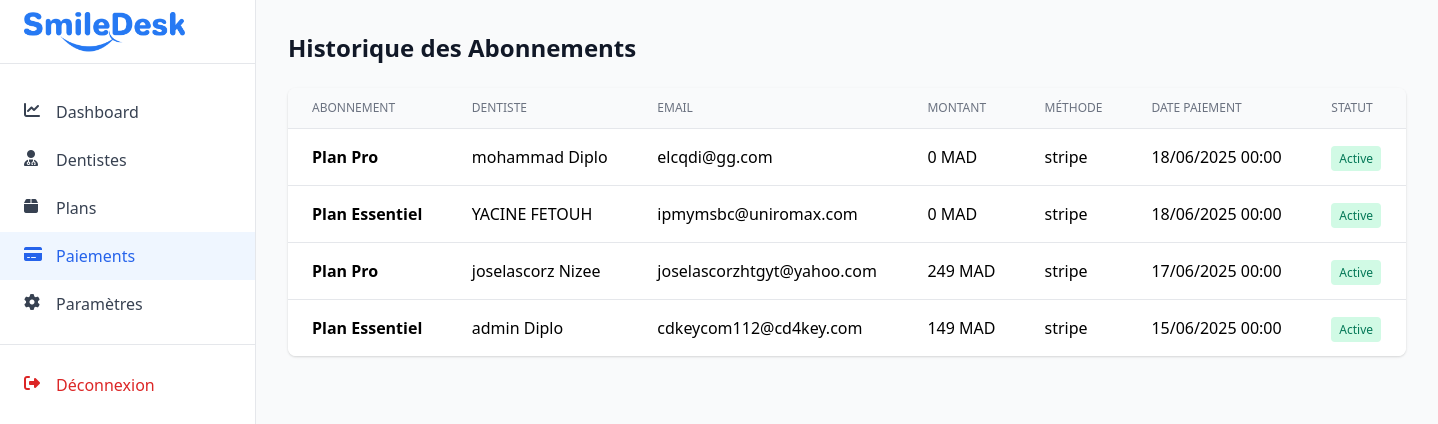
/admin/payments.php (signed in), run on the app's committed database.
### tables this page shows
CREATE TABLE `subscriptions` (
  `id` int NOT NULL,
  `user_id` int NOT NULL COMMENT 'Dentist who purchased the subscription',
  `plan_id` int NOT NULL COMMENT 'Reference to subscription plan',
  `start_date` date NOT NULL,
  `end_date` date NOT NULL,
  `status` enum('active','expired','cancelled') DEFAULT 'active',
  `payment_method` varchar(50) DEFAULT NULL,
  `transaction_id` varchar(100) DEFAULT NULL,
  `created_at` timestamp NULL DEFAULT CURRENT_TIMESTAMP,
  `updated_at` timestamp NULL DEFAULT CURRENT_TIMESTAMP ON UPDATE CURRENT_TIMESTAMP,
  `price` decimal(10,2) NOT NULL DEFAULT '0.00'
);

CREATE TABLE `subscription_plans` (
  `id` int NOT NULL,
  `name` varchar(100) NOT NULL,
  `description` text,
  `duration_months` int NOT NULL,
  `price` decimal(10,2) NOT NULL,
  `features` longtext,
  `is_active` tinyint(1) DEFAULT '1',
  `created_at` timestamp NULL DEFAULT CURRENT_TIMESTAMP
);

CREATE TABLE `users` (
  `id` int NOT NULL,
  `email` varchar(100) NOT NULL,
  `password` varchar(255) NOT NULL,
  `first_name` varchar(50) NOT NULL,
  `last_name` varchar(50) NOT NULL,
  `role` enum('admin','dentist','assistant','receptionist') NOT NULL,
  `phone` varchar(20) DEFAULT NULL,
  `address` varchar(255) DEFAULT NULL,
  `specialization` varchar(100) DEFAULT NULL,
  `license_number` varchar(50) DEFAULT NULL,
  `status` enum('active','inactive') DEFAULT 'active',
  `last_login` timestamp NULL DEFAULT NULL,
  `created_at` timestamp NULL DEFAULT CURRENT_TIMESTAMP,
  `updated_at` timestamp NULL DEFAULT CURRENT_TIMESTAMP ON UPDATE CURRENT_TIMESTAMP,
  `clinic_id` int DEFAULT NULL
);

### admin/payments.php (the view, shortened to what this page needs)
<?php
require_once '../dashboard/config/database.php';
$stmt = $pdo->query("
    SELECT
        s.id,
        sp.name AS plan_name,
        s.price AS total_amount,
        s.payment_method,
        s.start_date AS paid_date,
        u.first_name,
        u.last_name,
        u.email,
        s.status AS subscription_status
    FROM subscriptions s
    JOIN users u ON s.user_id = u.id
    JOIN subscription_plans sp ON s.plan_id = sp.id
    ORDER BY s.created_at DESC
");
$subscriptions = $stmt->fetchAll(PDO::FETCH_ASSOC);
?>
<!DOCTYPE html>
<html lang="fr">
<head>
    <link href="https://cdn.jsdelivr.net/npm/tailwindcss@2.2.19/dist/tailwind.min.css" rel="stylesheet">
    <link rel="stylesheet" href="https://cdnjs.cloudflare.com/ajax/libs/font-awesome/6.4.0/css/all.min.css">
</head>
<body class="bg-gray-50">
    <div class="flex h-screen">
        <?php include 'includes/sidebar.php'; ?>
        <main class="ml-64 flex-1 p-8">
            <div class="flex justify-between items-center mb-6">
                <h1 class="text-2xl font-semibold text-gray-900">Historique des Abonnements</h1>
            </div>
            <div class="bg-white rounded-lg shadow overflow-x-auto">
                <table class="min-w-full divide-y divide-gray-200">
                    <thead class="bg-gray-50">
                        <tr>
                            <th class="px-6 py-3 text-left text-xs font-medium text-gray-500 uppercase">Abonnement</th>
                            <th class="px-6 py-3 text-left text-xs font-medium text-gray-500 uppercase">Dentiste</th>
                            <th class="px-6 py-3 text-left text-xs font-medium text-gray-500 uppercase">Email</th>
                            <th class="px-6 py-3 text-left text-xs font-medium text-gray-500 uppercase">Montant</th>
                            <th class="px-6 py-3 text-left text-xs font-medium text-gray-500 uppercase">Méthode</th>
                            <th class="px-6 py-3 text-left text-xs font-medium text-gray-500 uppercase">Date Paiement</th>
                            <th class="px-6 py-3 text-left text-xs font-medium text-gray-500 uppercase">Statut</th>
                        </tr>
                    </thead>
                    <tbody class="bg-white divide-y divide-gray-200">
                        <?php foreach ($subscriptions as $sub): ?>
                        <tr>
                            <td class="px-6 py-4 whitespace-nowrap font-semibold"><?= htmlspecialchars($sub['plan_name']) ?></td>
                            <td class="px-6 py-4 whitespace-nowrap"><?= htmlspecialchars($sub['first_name'] . ' ' . $sub['last_name']) ?></td>
                            <td class="px-6 py-4 whitespace-nowrap"><?= htmlspecialchars($sub['email']) ?></td>
                            <td class="px-6 py-4 whitespace-nowrap"><?= number_format($sub['total_amount'], 0, '', ' ') ?> MAD</td>
                            <td class="px-6 py-4 whitespace-nowrap"><?= htmlspecialchars($sub['payment_method'] ?? '-') ?></td>
                            <td class="px-6 py-4 whitespace-nowrap"><?= $sub['paid_date'] ? date('d/m/Y H:i', strtotime($sub['paid_date'])) : '-' ?></td>
                            <td class="px-6 py-4 whitespace-nowrap">
                                <?php
                                    $color = $sub['subscription_status'] === 'active' ? 'bg-green-100 text-green-700' : 'bg-red-100 text-red-700';
                                    echo '<span class="px-2 py-1 text-xs rounded ' . $color . '">' . ucfirst($sub['subscription_status']) . '</span>';
                                ?>
                            </td>
                        </tr>
                        <?php endforeach; ?>
                    </tbody>
                </table>
            </div>
        </main>
    </div>
</body>
</html>

### data on the page
subscriptions: subscription_plans.name "Plan Pro", user.last_name "mohammad Diplo", user.email "elcqdi@gg.com", price "0", payment_method "stripe", start_date "18/06/2025 00:00", status "Active"
subscriptions: subscription_plans.name "Plan Essentiel", user.last_name "YACINE FETOUH", user.email "ipmymsbc@uniromax.com", price "0", payment_method "stripe", start_date "18/06/2025 00:00", status "Active"
subscriptions: subscription_plans.name "Plan Pro", user.last_name "joselascorz Nizee", user.email "joselascorzhtgyt@yahoo.com", price "249", payment_method "stripe", start_date "17/06/2025 00:00", status "Active"
subscriptions: subscription_plans.name "Plan Essentiel", user.last_name "admin Diplo", user.email "cdkeycom112@cd4key.com", price "149", payment_method "stripe", start_date "15/06/2025 00:00", status "Active"
